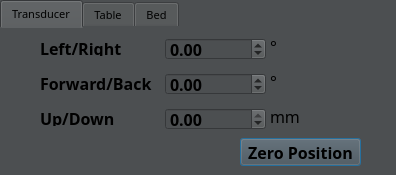
<?xml version="1.0" encoding="UTF-8"?>
<ui version="4.0">
 <class>headercontrol</class>
 <widget class="QDialog" name="headercontrol">
  <property name="geometry">
   <rect>
    <x>0</x>
    <y>0</y>
    <width>396</width>
    <height>175</height>
   </rect>
  </property>
  <property name="windowTitle">
   <string>Therapy Head Precision Control</string>
  </property>
  <property name="styleSheet">
   <string notr="true">background-color: rgb(76, 79, 81);
border-color: rgb(76, 79, 81);</string>
  </property>
  <widget class="QTabWidget" name="tabWidget">
   <property name="geometry">
    <rect>
     <x>0</x>
     <y>0</y>
     <width>411</width>
     <height>181</height>
    </rect>
   </property>
   <property name="font">
    <font>
     <family>微软雅黑</family>
     <pointsize>8</pointsize>
    </font>
   </property>
   <property name="tabShape">
    <enum>QTabWidget::Rounded</enum>
   </property>
   <property name="currentIndex">
    <number>0</number>
   </property>
   <property name="iconSize">
    <size>
     <width>16</width>
     <height>16</height>
    </size>
   </property>
   <property name="elideMode">
    <enum>Qt::ElideNone</enum>
   </property>
   <property name="usesScrollButtons">
    <bool>true</bool>
   </property>
   <property name="documentMode">
    <bool>false</bool>
   </property>
   <property name="tabsClosable">
    <bool>false</bool>
   </property>
   <property name="movable">
    <bool>false</bool>
   </property>
   <property name="tabBarAutoHide">
    <bool>false</bool>
   </property>
   <widget class="QWidget" name="tab_head">
    <attribute name="title">
     <string>Transducer</string>
    </attribute>
    <widget class="QLabel" name="label_left_right_unit">
     <property name="geometry">
      <rect>
       <x>270</x>
       <y>10</y>
       <width>31</width>
       <height>16</height>
      </rect>
     </property>
     <property name="font">
      <font>
       <family>微软雅黑</family>
       <pointsize>12</pointsize>
      </font>
     </property>
     <property name="text">
      <string>°</string>
     </property>
    </widget>
    <widget class="QLabel" name="label_front_back_unit">
     <property name="geometry">
      <rect>
       <x>270</x>
       <y>45</y>
       <width>31</width>
       <height>16</height>
      </rect>
     </property>
     <property name="font">
      <font>
       <family>微软雅黑</family>
       <pointsize>12</pointsize>
      </font>
     </property>
     <property name="text">
      <string>°</string>
     </property>
    </widget>
    <widget class="QLabel" name="label_up_down">
     <property name="geometry">
      <rect>
       <x>40</x>
       <y>82</y>
       <width>101</width>
       <height>16</height>
      </rect>
     </property>
     <property name="font">
      <font>
       <family>微软雅黑</family>
       <pointsize>12</pointsize>
       <weight>75</weight>
       <bold>true</bold>
      </font>
     </property>
     <property name="text">
      <string>Up/Down</string>
     </property>
    </widget>
    <widget class="QDoubleSpinBox" name="doubleSpinBox_up_down">
     <property name="geometry">
      <rect>
       <x>165</x>
       <y>80</y>
       <width>101</width>
       <height>22</height>
      </rect>
     </property>
     <property name="font">
      <font>
       <family>微软雅黑</family>
       <pointsize>12</pointsize>
       <weight>75</weight>
       <bold>true</bold>
      </font>
     </property>
     <property name="minimum">
      <double>-400.000000000000000</double>
     </property>
     <property name="maximum">
      <double>0.000000000000000</double>
     </property>
    </widget>
    <widget class="QDoubleSpinBox" name="doubleSpinBox_left_right">
     <property name="geometry">
      <rect>
       <x>165</x>
       <y>10</y>
       <width>101</width>
       <height>22</height>
      </rect>
     </property>
     <property name="font">
      <font>
       <family>微软雅黑</family>
       <pointsize>12</pointsize>
       <weight>75</weight>
       <bold>true</bold>
      </font>
     </property>
     <property name="minimum">
      <double>-15.000000000000000</double>
     </property>
     <property name="maximum">
      <double>15.000000000000000</double>
     </property>
     <property name="singleStep">
      <double>0.100000000000000</double>
     </property>
    </widget>
    <widget class="QLabel" name="label_front_back">
     <property name="geometry">
      <rect>
       <x>40</x>
       <y>47</y>
       <width>121</width>
       <height>16</height>
      </rect>
     </property>
     <property name="font">
      <font>
       <family>微软雅黑</family>
       <pointsize>12</pointsize>
       <weight>75</weight>
       <bold>true</bold>
      </font>
     </property>
     <property name="text">
      <string>Forward/Back</string>
     </property>
    </widget>
    <widget class="QLabel" name="label_up_down_unit">
     <property name="geometry">
      <rect>
       <x>270</x>
       <y>80</y>
       <width>31</width>
       <height>16</height>
      </rect>
     </property>
     <property name="font">
      <font>
       <family>微软雅黑</family>
       <pointsize>12</pointsize>
      </font>
     </property>
     <property name="text">
      <string>mm</string>
     </property>
    </widget>
    <widget class="QDoubleSpinBox" name="doubleSpinBox_front_back">
     <property name="geometry">
      <rect>
       <x>165</x>
       <y>45</y>
       <width>101</width>
       <height>22</height>
      </rect>
     </property>
     <property name="font">
      <font>
       <family>微软雅黑</family>
       <pointsize>12</pointsize>
       <weight>75</weight>
       <bold>true</bold>
      </font>
     </property>
     <property name="minimum">
      <double>-15.000000000000000</double>
     </property>
     <property name="maximum">
      <double>15.000000000000000</double>
     </property>
     <property name="singleStep">
      <double>0.100000000000000</double>
     </property>
    </widget>
    <widget class="QLabel" name="label_left_right">
     <property name="geometry">
      <rect>
       <x>40</x>
       <y>12</y>
       <width>91</width>
       <height>16</height>
      </rect>
     </property>
     <property name="font">
      <font>
       <family>微软雅黑</family>
       <pointsize>12</pointsize>
       <weight>75</weight>
       <bold>true</bold>
      </font>
     </property>
     <property name="text">
      <string>Left/Right</string>
     </property>
    </widget>
    <widget class="QPushButton" name="pushButton_zero">
     <property name="geometry">
      <rect>
       <x>240</x>
       <y>110</y>
       <width>121</width>
       <height>28</height>
      </rect>
     </property>
     <property name="font">
      <font>
       <family>微软雅黑</family>
       <pointsize>12</pointsize>
       <weight>75</weight>
       <bold>true</bold>
      </font>
     </property>
     <property name="styleSheet">
      <string notr="true">background-color: rgb(76, 79, 81);
border-color: rgb(76, 79, 81);</string>
     </property>
     <property name="text">
      <string>Zero Position</string>
     </property>
    </widget>
    <zorder>label_left_right_unit</zorder>
    <zorder>label_front_back_unit</zorder>
    <zorder>label_up_down</zorder>
    <zorder>doubleSpinBox_up_down</zorder>
    <zorder>doubleSpinBox_left_right</zorder>
    <zorder>label_front_back</zorder>
    <zorder>label_up_down_unit</zorder>
    <zorder>doubleSpinBox_front_back</zorder>
    <zorder>pushButton_zero</zorder>
    <zorder>label_left_right</zorder>
   </widget>
   <widget class="QWidget" name="tab_bed">
    <attribute name="title">
     <string>Table</string>
    </attribute>
    <widget class="QSpinBox" name="spinBox_bed_front_back">
     <property name="geometry">
      <rect>
       <x>165</x>
       <y>45</y>
       <width>101</width>
       <height>22</height>
      </rect>
     </property>
     <property name="font">
      <font>
       <family>微软雅黑</family>
       <pointsize>12</pointsize>
       <weight>75</weight>
       <bold>true</bold>
      </font>
     </property>
     <property name="minimum">
      <number>-70</number>
     </property>
     <property name="maximum">
      <number>70</number>
     </property>
    </widget>
    <widget class="QSpinBox" name="spinBox_bed_up_down">
     <property name="geometry">
      <rect>
       <x>165</x>
       <y>80</y>
       <width>101</width>
       <height>22</height>
      </rect>
     </property>
     <property name="font">
      <font>
       <family>微软雅黑</family>
       <pointsize>12</pointsize>
       <weight>75</weight>
       <bold>true</bold>
      </font>
     </property>
     <property name="minimum">
      <number>0</number>
     </property>
     <property name="maximum">
      <number>348</number>
     </property>
    </widget>
    <widget class="QLabel" name="label_bed_left_right">
     <property name="geometry">
      <rect>
       <x>40</x>
       <y>12</y>
       <width>111</width>
       <height>16</height>
      </rect>
     </property>
     <property name="font">
      <font>
       <family>微软雅黑</family>
       <pointsize>12</pointsize>
       <weight>75</weight>
       <bold>true</bold>
      </font>
     </property>
     <property name="text">
      <string>Left/Right</string>
     </property>
    </widget>
    <widget class="QLabel" name="label_bed_front_back">
     <property name="geometry">
      <rect>
       <x>40</x>
       <y>47</y>
       <width>121</width>
       <height>16</height>
      </rect>
     </property>
     <property name="font">
      <font>
       <family>微软雅黑</family>
       <pointsize>12</pointsize>
       <weight>75</weight>
       <bold>true</bold>
      </font>
     </property>
     <property name="text">
      <string>Forward/Back</string>
     </property>
    </widget>
    <widget class="QLabel" name="label_bed_left_right_unit">
     <property name="geometry">
      <rect>
       <x>270</x>
       <y>10</y>
       <width>31</width>
       <height>16</height>
      </rect>
     </property>
     <property name="font">
      <font>
       <family>微软雅黑</family>
       <pointsize>12</pointsize>
      </font>
     </property>
     <property name="text">
      <string>mm</string>
     </property>
    </widget>
    <widget class="QLabel" name="label_bed_front_back_unit">
     <property name="geometry">
      <rect>
       <x>270</x>
       <y>45</y>
       <width>31</width>
       <height>16</height>
      </rect>
     </property>
     <property name="font">
      <font>
       <family>微软雅黑</family>
       <pointsize>12</pointsize>
      </font>
     </property>
     <property name="text">
      <string>mm</string>
     </property>
    </widget>
    <widget class="QSpinBox" name="spinBox_bed_left_right">
     <property name="geometry">
      <rect>
       <x>165</x>
       <y>10</y>
       <width>101</width>
       <height>22</height>
      </rect>
     </property>
     <property name="font">
      <font>
       <family>微软雅黑</family>
       <pointsize>12</pointsize>
       <weight>75</weight>
       <bold>true</bold>
      </font>
     </property>
     <property name="minimum">
      <number>-130</number>
     </property>
     <property name="maximum">
      <number>130</number>
     </property>
     <property name="singleStep">
      <number>1</number>
     </property>
     <property name="stepType">
      <enum>QAbstractSpinBox::DefaultStepType</enum>
     </property>
    </widget>
    <widget class="QLabel" name="label_bed_up_down">
     <property name="geometry">
      <rect>
       <x>40</x>
       <y>82</y>
       <width>111</width>
       <height>16</height>
      </rect>
     </property>
     <property name="font">
      <font>
       <family>微软雅黑</family>
       <pointsize>12</pointsize>
       <weight>75</weight>
       <bold>true</bold>
      </font>
     </property>
     <property name="text">
      <string>Up/Down</string>
     </property>
    </widget>
    <widget class="QPushButton" name="pushButton_bed_zero">
     <property name="geometry">
      <rect>
       <x>240</x>
       <y>110</y>
       <width>121</width>
       <height>28</height>
      </rect>
     </property>
     <property name="font">
      <font>
       <family>微软雅黑</family>
       <pointsize>12</pointsize>
       <weight>75</weight>
       <bold>true</bold>
      </font>
     </property>
     <property name="styleSheet">
      <string notr="true">background-color: rgb(76, 79, 81);
border-color: rgb(76, 79, 81);</string>
     </property>
     <property name="text">
      <string>Zero Position</string>
     </property>
    </widget>
    <widget class="QLabel" name="label_bed_up_down_unit">
     <property name="geometry">
      <rect>
       <x>270</x>
       <y>80</y>
       <width>31</width>
       <height>16</height>
      </rect>
     </property>
     <property name="font">
      <font>
       <family>微软雅黑</family>
       <pointsize>12</pointsize>
      </font>
     </property>
     <property name="text">
      <string>mm</string>
     </property>
    </widget>
   </widget>
   <widget class="QWidget" name="tab">
    <attribute name="title">
     <string>Bed</string>
    </attribute>
    <widget class="QPushButton" name="pushButton_forward">
     <property name="geometry">
      <rect>
       <x>162</x>
       <y>0</y>
       <width>81</width>
       <height>31</height>
      </rect>
     </property>
     <property name="font">
      <font>
       <family>微软雅黑</family>
       <pointsize>12</pointsize>
       <weight>75</weight>
       <bold>true</bold>
      </font>
     </property>
     <property name="text">
      <string>Forward</string>
     </property>
    </widget>
    <widget class="QPushButton" name="pushButton_left">
     <property name="geometry">
      <rect>
       <x>135</x>
       <y>40</y>
       <width>71</width>
       <height>31</height>
      </rect>
     </property>
     <property name="font">
      <font>
       <family>微软雅黑</family>
       <pointsize>12</pointsize>
       <weight>75</weight>
       <bold>true</bold>
      </font>
     </property>
     <property name="text">
      <string>Left</string>
     </property>
    </widget>
    <widget class="QPushButton" name="pushButton_right">
     <property name="geometry">
      <rect>
       <x>215</x>
       <y>40</y>
       <width>71</width>
       <height>31</height>
      </rect>
     </property>
     <property name="font">
      <font>
       <family>微软雅黑</family>
       <pointsize>12</pointsize>
       <weight>75</weight>
       <bold>true</bold>
      </font>
     </property>
     <property name="text">
      <string>Right</string>
     </property>
    </widget>
    <widget class="QPushButton" name="pushButton_backward">
     <property name="geometry">
      <rect>
       <x>160</x>
       <y>80</y>
       <width>81</width>
       <height>31</height>
      </rect>
     </property>
     <property name="font">
      <font>
       <family>微软雅黑</family>
       <pointsize>12</pointsize>
       <weight>75</weight>
       <bold>true</bold>
      </font>
     </property>
     <property name="text">
      <string>Back</string>
     </property>
    </widget>
    <widget class="QSpinBox" name="spinBox_bedmove">
     <property name="geometry">
      <rect>
       <x>10</x>
       <y>28</y>
       <width>71</width>
       <height>41</height>
      </rect>
     </property>
     <property name="font">
      <font>
       <family>微软雅黑</family>
       <pointsize>12</pointsize>
       <weight>75</weight>
       <bold>true</bold>
      </font>
     </property>
     <property name="minimum">
      <number>0</number>
     </property>
     <property name="maximum">
      <number>40</number>
     </property>
     <property name="singleStep">
      <number>1</number>
     </property>
     <property name="stepType">
      <enum>QAbstractSpinBox::DefaultStepType</enum>
     </property>
    </widget>
    <widget class="QLabel" name="label">
     <property name="geometry">
      <rect>
       <x>90</x>
       <y>30</y>
       <width>31</width>
       <height>31</height>
      </rect>
     </property>
     <property name="font">
      <font>
       <family>微软雅黑</family>
       <pointsize>12</pointsize>
       <weight>75</weight>
       <bold>true</bold>
      </font>
     </property>
     <property name="text">
      <string>cm</string>
     </property>
    </widget>
    <widget class="QPushButton" name="pushButton_up">
     <property name="geometry">
      <rect>
       <x>250</x>
       <y>0</y>
       <width>81</width>
       <height>31</height>
      </rect>
     </property>
     <property name="font">
      <font>
       <family>微软雅黑</family>
       <pointsize>12</pointsize>
       <weight>75</weight>
       <bold>true</bold>
      </font>
     </property>
     <property name="text">
      <string>Top</string>
     </property>
    </widget>
    <widget class="QPushButton" name="pushButton_down">
     <property name="geometry">
      <rect>
       <x>250</x>
       <y>80</y>
       <width>81</width>
       <height>31</height>
      </rect>
     </property>
     <property name="font">
      <font>
       <family>微软雅黑</family>
       <pointsize>12</pointsize>
       <weight>75</weight>
       <bold>true</bold>
      </font>
     </property>
     <property name="text">
      <string>Bottom</string>
     </property>
    </widget>
    <widget class="QPushButton" name="pushButton_stop">
     <property name="geometry">
      <rect>
       <x>290</x>
       <y>116</y>
       <width>71</width>
       <height>31</height>
      </rect>
     </property>
     <property name="font">
      <font>
       <family>微软雅黑</family>
       <pointsize>12</pointsize>
       <weight>75</weight>
       <bold>true</bold>
      </font>
     </property>
     <property name="text">
      <string>Stop</string>
     </property>
    </widget>
   </widget>
  </widget>
 </widget>
 <resources/>
 <connections/>
</ui>
